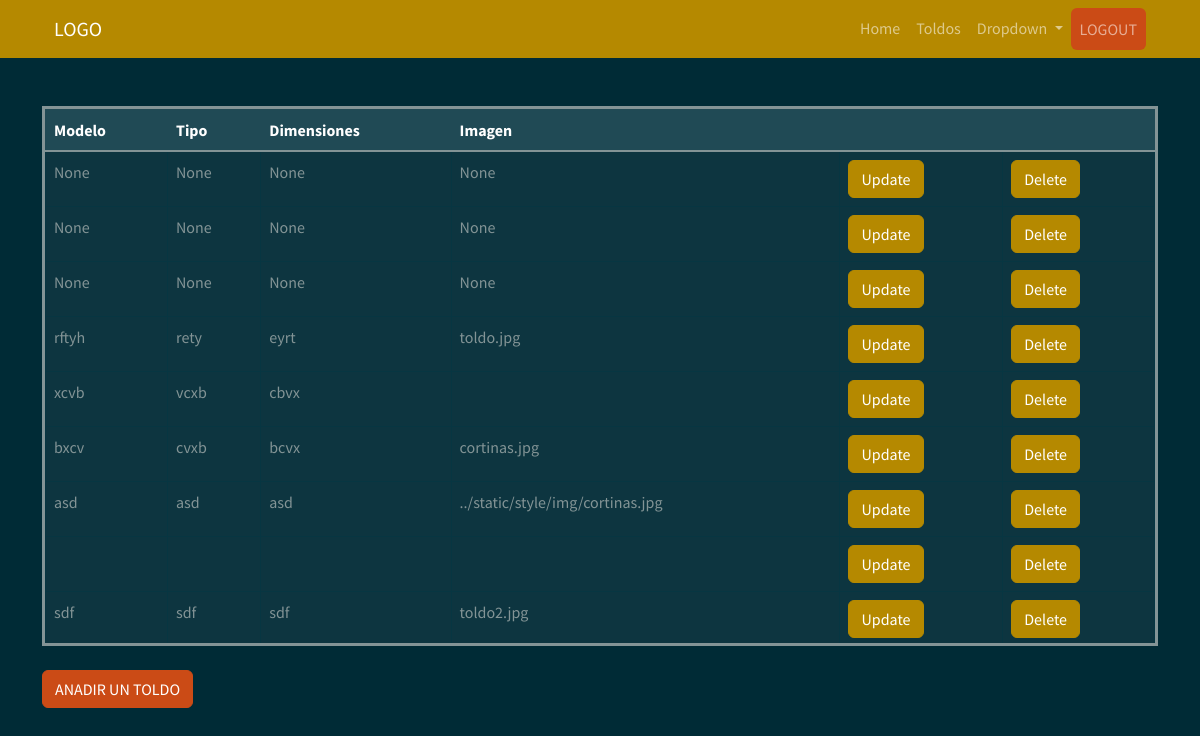
/toldo, run on the app's committed database.
### myapp/models.py (models this page shows)
    class Toldo(db.Model):
        __tablename__ = "Toldo"  # Nombre de la tabla que se crea
        Toldo_id = db.Column("toldo_id", db.Integer, Sequence(
            'toldo_id_seq'),  primary_key=True)
        Modelo = db.Column(db.String(20))
        Tipo = db.Column(db.String(30))
        Dimensiones = db.Column(db.String(30))
        Imagen = db.Column(db.String(30))

### myapp/views.py (the view)
    @app.route("/toldo", methods=["GET", "POST"])
    def toldo():
        list_toldo = db_access["list_toldos"]
        toldos = list_toldo()
        return render_template("toldos.html", toldos=toldos)

### myapp/templates/toldos.html (shortened to what this page needs)
<!DOCTYPE html>
<html>
<head>
    <link href="https://cdn.jsdelivr.net/npm/bootstrap@5.1.3/dist/css/bootstrap.min.css" rel="stylesheet"
>
    <link rel="stylesheet" href="../static/style/bootstrap.min(8).css">
</head>
<body>
    {% include 'includes/navbar.html' %}
    <div class="container my-5">
        <div style=" overflow:auto;  height: 50vh; border-style: solid;">
          <table class="table table-bordered mx-auto">
            <thead class="table-dark">
              <tr class="table-active">
                <th>Modelo</th>
                <th>Tipo</th>
                <th>Dimensiones</th>
                <th>Imagen</th>
                <th></th>
                <th></th>
              </tr>
            </thead>
            <tbody>
              {% for toldo in toldos %}
              <tr>
                <td> {{ toldo.Modelo }} </td>
                <td> {{ toldo.Tipo }} </td>
                <td> {{ toldo.Dimensiones }} </td>
                <td> {{ toldo.Imagen }} </td>
                <td> <a class="btn btn-primary" href="">Update</a></td>
                <td> <a class="btn btn-primary" href="/delete_toldo/{{toldo.Toldo_id}}">Delete</a></td>
              </tr>
              {% endfor %}
            </tbody>
          </table>
        </div>
        <br>
        <a href="/create_toldo" class="btn btn-warning">ANADIR UN TOLDO</a>
    </div>
</body>
</html>

### myapp/templates/includes/navbar.html (shortened to what this page needs)
<link href="https://cdnjs.cloudflare.com/ajax/libs/font-awesome/5.10.0/css/all.min.css" rel="stylesheet">
<div class="container-fluid bg-primary">
    <div class="container">
        <nav class="navbar navbar-expand-lg navbar-dark">
            <div class="container-fluid">
                <a class="navbar-brand" href="/inicio">LOGO</a>
                <div class="collapse navbar-collapse" id="navbarSupportedContent">
                    <ul class="navbar-nav ms-auto mb-2 mb-lg-0">
                        <li class="nav-item">
                            <a class="nav-link " aria-current="page" href="/inicio">Home</a>
                        </li>
                        <li class="nav-item">
                            <a class="nav-link" href="/toldo">Toldos</a>
                        </li>
                        <li class="nav-item dropdown">
                            <a class="nav-link dropdown-toggle" href="#" role="button" data-bs-toggle="dropdown"
                                aria-expanded="false">
                                Dropdown
                            </a>
                        </li>
                        <li class="nav-item">
                            <a href="/logout" class="nav-link  bg-warning btn" tabindex="-1"
                                aria-disabled="true">LOGOUT</a>
                        </li>
                    </ul>
                </div>
            </div>
        </nav>
    </div>
</div>

### data on the page
Toldo: Modelo "None", Tipo "None", Dimensiones "None", Imagen "None"
Toldo: Modelo "None", Tipo "None", Dimensiones "None", Imagen "None"
Toldo: Modelo "None", Tipo "None", Dimensiones "None", Imagen "None"
Toldo: Modelo "rftyh", Tipo "rety", Dimensiones "eyrt", Imagen "toldo.jpg"
Toldo: Modelo "xcvb", Tipo "vcxb", Dimensiones "cbvx"
Toldo: Modelo "bxcv", Tipo "cvxb", Dimensiones "bcvx", Imagen "cortinas.jpg"
Toldo: Modelo "asd", Tipo "asd", Dimensiones "asd", Imagen "../static/style/img/cortinas.jpg"
Toldo: Modelo "sdf", Tipo "sdf", Dimensiones "sdf", Imagen "toldo2.jpg"
